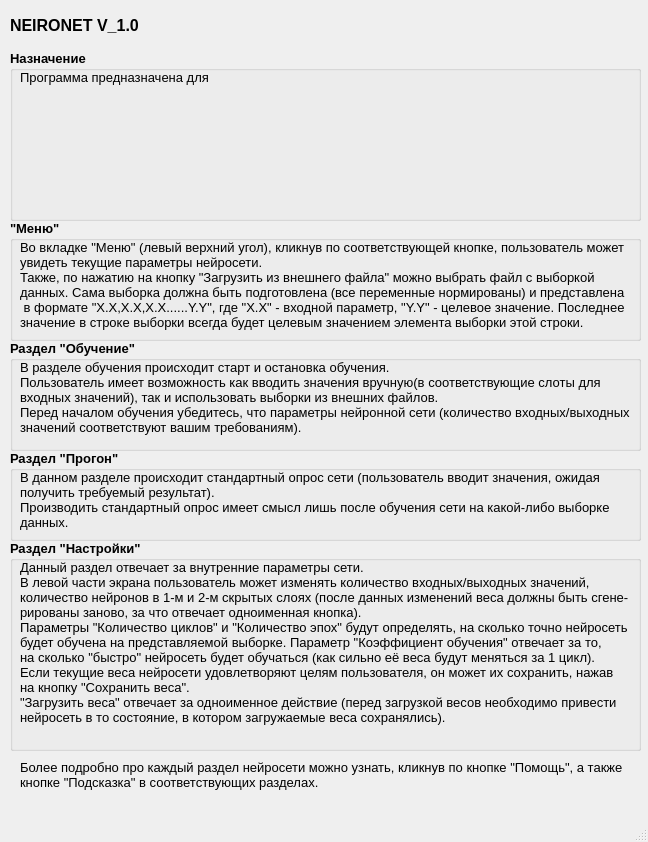
<?xml version="1.0" encoding="UTF-8"?>
<ui version="4.0">
 <class>MainWindow</class>
 <widget class="QMainWindow" name="MainWindow">
  <property name="geometry">
   <rect>
    <x>0</x>
    <y>0</y>
    <width>648</width>
    <height>842</height>
   </rect>
  </property>
  <property name="windowTitle">
   <string>О программе</string>
  </property>
  <property name="windowIcon">
   <iconset>
    <normaloff>resources/icon.png</normaloff>resources/icon.png</iconset>
  </property>
  <widget class="QWidget" name="centralwidget">
   <widget class="QGroupBox" name="groupBox">
    <property name="geometry">
     <rect>
      <x>10</x>
      <y>50</y>
      <width>631</width>
      <height>171</height>
     </rect>
    </property>
    <property name="font">
     <font>
      <pointsize>10</pointsize>
      <weight>75</weight>
      <bold>true</bold>
     </font>
    </property>
    <property name="title">
     <string>Назначение</string>
    </property>
    <widget class="QLabel" name="label">
     <property name="geometry">
      <rect>
       <x>10</x>
       <y>20</y>
       <width>611</width>
       <height>141</height>
      </rect>
     </property>
     <property name="font">
      <font>
       <weight>50</weight>
       <bold>false</bold>
      </font>
     </property>
     <property name="text">
      <string>Программа предназначена для </string>
     </property>
     <property name="alignment">
      <set>Qt::AlignLeading|Qt::AlignLeft|Qt::AlignTop</set>
     </property>
    </widget>
   </widget>
   <widget class="QLabel" name="label_2">
    <property name="geometry">
     <rect>
      <x>10</x>
      <y>0</y>
      <width>321</width>
      <height>51</height>
     </rect>
    </property>
    <property name="font">
     <font>
      <pointsize>12</pointsize>
      <weight>75</weight>
      <bold>true</bold>
     </font>
    </property>
    <property name="text">
     <string>NEIRONET V_1.0</string>
    </property>
   </widget>
   <widget class="QGroupBox" name="groupBox_2">
    <property name="geometry">
     <rect>
      <x>10</x>
      <y>340</y>
      <width>631</width>
      <height>111</height>
     </rect>
    </property>
    <property name="font">
     <font>
      <pointsize>10</pointsize>
      <weight>75</weight>
      <bold>true</bold>
     </font>
    </property>
    <property name="title">
     <string>Раздел &quot;Обучение&quot;</string>
    </property>
    <widget class="QLabel" name="label_3">
     <property name="geometry">
      <rect>
       <x>10</x>
       <y>20</y>
       <width>611</width>
       <height>81</height>
      </rect>
     </property>
     <property name="font">
      <font>
       <weight>50</weight>
       <bold>false</bold>
      </font>
     </property>
     <property name="text">
      <string>В разделе обучения происходит старт и остановка обучения.
Пользователь имеет возможность как вводить значения вручную(в соответствующие слоты для
входных значений), так и использовать выборки из внешних файлов.
Перед началом обучения убедитесь, что параметры нейронной сети (количество входных/выходных
значений соответствуют вашим требованиям).</string>
     </property>
     <property name="alignment">
      <set>Qt::AlignLeading|Qt::AlignLeft|Qt::AlignTop</set>
     </property>
    </widget>
   </widget>
   <widget class="QGroupBox" name="groupBox_3">
    <property name="geometry">
     <rect>
      <x>10</x>
      <y>220</y>
      <width>631</width>
      <height>121</height>
     </rect>
    </property>
    <property name="font">
     <font>
      <pointsize>10</pointsize>
      <weight>75</weight>
      <bold>true</bold>
     </font>
    </property>
    <property name="title">
     <string>&quot;Меню&quot;</string>
    </property>
    <widget class="QLabel" name="label_4">
     <property name="geometry">
      <rect>
       <x>10</x>
       <y>20</y>
       <width>611</width>
       <height>101</height>
      </rect>
     </property>
     <property name="font">
      <font>
       <weight>50</weight>
       <bold>false</bold>
      </font>
     </property>
     <property name="text">
      <string>Во вкладке &quot;Меню&quot; (левый верхний угол), кликнув по соответствующей кнопке, пользователь может
увидеть текущие параметры нейросети.
Также, по нажатию на кнопку &quot;Загрузить из внешнего файла&quot; можно выбрать файл с выборкой
данных. Сама выборка должна быть подготовлена (все переменные нормированы) и представлена
 в формате &quot;X.X,X.X,X.X......Y.Y&quot;, где &quot;X.X&quot; - входной параметр, &quot;Y.Y&quot; - целевое значение. Последнее
значение в строке выборки всегда будет целевым значением элемента выборки этой строки.
</string>
     </property>
     <property name="alignment">
      <set>Qt::AlignLeading|Qt::AlignLeft|Qt::AlignTop</set>
     </property>
    </widget>
   </widget>
   <widget class="QGroupBox" name="groupBox_4">
    <property name="geometry">
     <rect>
      <x>10</x>
      <y>450</y>
      <width>631</width>
      <height>91</height>
     </rect>
    </property>
    <property name="font">
     <font>
      <pointsize>10</pointsize>
      <weight>75</weight>
      <bold>true</bold>
     </font>
    </property>
    <property name="title">
     <string>Раздел &quot;Прогон&quot;</string>
    </property>
    <widget class="QLabel" name="label_5">
     <property name="geometry">
      <rect>
       <x>10</x>
       <y>20</y>
       <width>611</width>
       <height>71</height>
      </rect>
     </property>
     <property name="font">
      <font>
       <weight>50</weight>
       <bold>false</bold>
      </font>
     </property>
     <property name="text">
      <string>В данном разделе происходит стандартный опрос сети (пользователь вводит значения, ожидая
получить требуемый результат).
Производить стандартный опрос имеет смысл лишь после обучения сети на какой-либо выборке
данных.</string>
     </property>
     <property name="alignment">
      <set>Qt::AlignLeading|Qt::AlignLeft|Qt::AlignTop</set>
     </property>
    </widget>
   </widget>
   <widget class="QGroupBox" name="groupBox_5">
    <property name="geometry">
     <rect>
      <x>10</x>
      <y>540</y>
      <width>631</width>
      <height>211</height>
     </rect>
    </property>
    <property name="font">
     <font>
      <pointsize>10</pointsize>
      <weight>75</weight>
      <bold>true</bold>
     </font>
    </property>
    <property name="title">
     <string>Раздел &quot;Настройки&quot;</string>
    </property>
    <widget class="QLabel" name="label_6">
     <property name="geometry">
      <rect>
       <x>10</x>
       <y>20</y>
       <width>611</width>
       <height>181</height>
      </rect>
     </property>
     <property name="font">
      <font>
       <weight>50</weight>
       <bold>false</bold>
      </font>
     </property>
     <property name="text">
      <string>Данный раздел отвечает за внутренние параметры сети.
В левой части экрана пользователь может изменять количество входных/выходных значений,
количество нейронов в 1-м и 2-м скрытых слоях (после данных изменений веса должны быть сгене-
рированы заново, за что отвечает одноименная кнопка).
Параметры &quot;Количество циклов&quot; и &quot;Количество эпох&quot; будут определять, на сколько точно нейросеть
будет обучена на представляемой выборке. Параметр &quot;Коэффициент обучения&quot; отвечает за то,
на сколько &quot;быстро&quot; нейросеть будет обучаться (как сильно её веса будут меняться за 1 цикл).
Если текущие веса нейросети удовлетворяют целям пользователя, он может их сохранить, нажав
на кнопку &quot;Сохранить веса&quot;. 
&quot;Загрузить веса&quot; отвечает за одноименное действие (перед загрузкой весов необходимо привести
нейросеть в то состояние, в котором загружаемые веса сохранялись).</string>
     </property>
     <property name="alignment">
      <set>Qt::AlignLeading|Qt::AlignLeft|Qt::AlignTop</set>
     </property>
    </widget>
   </widget>
   <widget class="QLabel" name="label_7">
    <property name="geometry">
     <rect>
      <x>20</x>
      <y>760</y>
      <width>611</width>
      <height>41</height>
     </rect>
    </property>
    <property name="font">
     <font>
      <pointsize>10</pointsize>
     </font>
    </property>
    <property name="text">
     <string>Более подробно про каждый раздел нейросети можно узнать, кликнув по кнопке &quot;Помощь&quot;, а также 
кнопке &quot;Подсказка&quot; в соответствующих разделах.</string>
    </property>
    <property name="alignment">
     <set>Qt::AlignLeading|Qt::AlignLeft|Qt::AlignTop</set>
    </property>
   </widget>
  </widget>
  <widget class="QMenuBar" name="menubar">
   <property name="geometry">
    <rect>
     <x>0</x>
     <y>0</y>
     <width>648</width>
     <height>21</height>
    </rect>
   </property>
  </widget>
  <widget class="QStatusBar" name="statusbar"/>
 </widget>
 <resources/>
 <connections/>
</ui>
